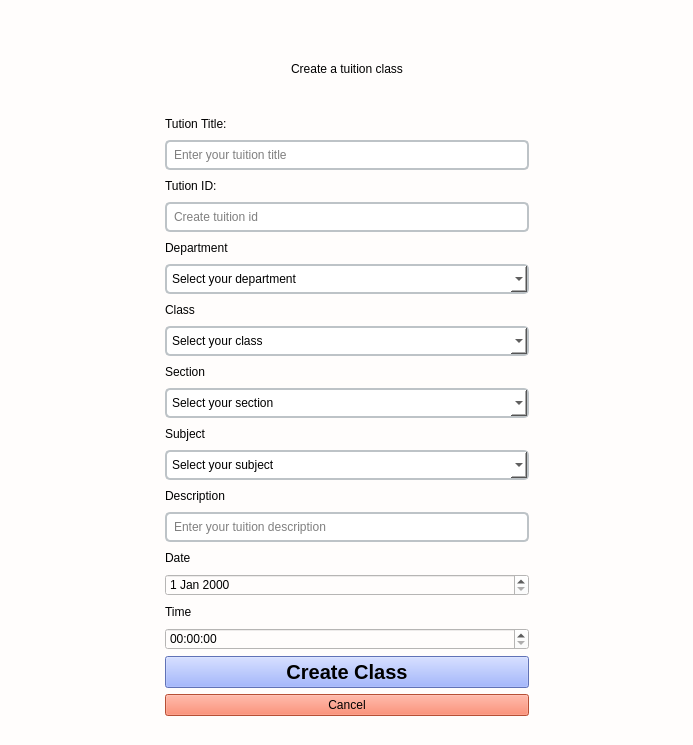
<?xml version="1.0" encoding="UTF-8"?>
<ui version="4.0">
 <class>td_createclass</class>
 <widget class="QWidget" name="td_createclass">
  <property name="geometry">
   <rect>
    <x>0</x>
    <y>0</y>
    <width>693</width>
    <height>745</height>
   </rect>
  </property>
  <property name="windowTitle">
   <string>Form</string>
  </property>
  <property name="styleSheet">
   <string notr="true">background-color: rgb(255, 253, 252);
color: rgb(0, 0, 0);</string>
  </property>
  <layout class="QHBoxLayout" name="horizontalLayout">
   <item>
    <spacer name="horizontalSpacer">
     <property name="orientation">
      <enum>Qt::Orientation::Horizontal</enum>
     </property>
     <property name="sizeHint" stdset="0">
      <size>
       <width>40</width>
       <height>20</height>
      </size>
     </property>
    </spacer>
   </item>
   <item>
    <widget class="QWidget" name="widget_2" native="true">
     <property name="minimumSize">
      <size>
       <width>400</width>
       <height>600</height>
      </size>
     </property>
     <property name="styleSheet">
      <string notr="true">QLineEdit, QComboBox {
    border: 2px solid #bdc3c7;  
    border-radius: 5px;         
    padding: 5px;              
    background-color: #ffffff;   
    selection-background-color: #3498db;
}


QLineEdit:focus, QComboBox:focus {
    border: 2px solid #3498db;  
}</string>
     </property>
     <layout class="QVBoxLayout" name="verticalLayout_3">
      <item>
       <widget class="QWidget" name="verticalWidget" native="true">
        <property name="minimumSize">
         <size>
          <width>0</width>
          <height>400</height>
         </size>
        </property>
        <property name="styleSheet">
         <string notr="true">border color : black;
</string>
        </property>
        <layout class="QVBoxLayout" name="verticalLayout">
         <item>
          <widget class="QLabel" name="label">
           <property name="styleSheet">
            <string notr="true">font: 18pt &quot;Segoe UI&quot;;
color: rgb(206, 187, 255);
color: rgb(0, 0, 0);</string>
           </property>
           <property name="text">
            <string>Create a tuition class</string>
           </property>
           <property name="alignment">
            <set>Qt::AlignmentFlag::AlignCenter</set>
           </property>
          </widget>
         </item>
         <item>
          <widget class="QLabel" name="label_5">
           <property name="maximumSize">
            <size>
             <width>16777215</width>
             <height>20</height>
            </size>
           </property>
           <property name="styleSheet">
            <string notr="true">color: rgb(0, 0, 0);
border:none;
border-radius:50px;</string>
           </property>
           <property name="text">
            <string>Tution Title:</string>
           </property>
          </widget>
         </item>
         <item>
          <widget class="QLineEdit" name="createclass_tuitioname">
           <property name="styleSheet">
            <string notr="true">color: rgb(0, 0, 0);</string>
           </property>
           <property name="placeholderText">
            <string>Enter your tuition title</string>
           </property>
          </widget>
         </item>
         <item>
          <widget class="QLabel" name="label_12">
           <property name="maximumSize">
            <size>
             <width>16777215</width>
             <height>20</height>
            </size>
           </property>
           <property name="styleSheet">
            <string notr="true">color: rgb(0, 0, 0);
border:none;
border-radius:50px;</string>
           </property>
           <property name="text">
            <string>Tution ID:</string>
           </property>
          </widget>
         </item>
         <item>
          <widget class="QLineEdit" name="createclass_tuitionid">
           <property name="styleSheet">
            <string notr="true">color: rgb(0, 0, 0);</string>
           </property>
           <property name="placeholderText">
            <string>Create tuition id</string>
           </property>
          </widget>
         </item>
         <item>
          <widget class="QLabel" name="label_13">
           <property name="maximumSize">
            <size>
             <width>16777215</width>
             <height>20</height>
            </size>
           </property>
           <property name="styleSheet">
            <string notr="true">color: rgb(0, 0, 0);</string>
           </property>
           <property name="text">
            <string>Department</string>
           </property>
          </widget>
         </item>
         <item>
          <widget class="QComboBox" name="createclass_department">
           <property name="font">
            <font>
             <bold>false</bold>
            </font>
           </property>
           <property name="styleSheet">
            <string notr="true">color: rgb(0, 0, 0);</string>
           </property>
           <property name="placeholderText">
            <string>Select your department</string>
           </property>
           <item>
            <property name="text">
             <string>Science</string>
            </property>
           </item>
           <item>
            <property name="text">
             <string>Commerce</string>
            </property>
           </item>
          </widget>
         </item>
         <item>
          <widget class="QLabel" name="label_10">
           <property name="maximumSize">
            <size>
             <width>16777215</width>
             <height>20</height>
            </size>
           </property>
           <property name="styleSheet">
            <string notr="true">color: rgb(0, 0, 0);</string>
           </property>
           <property name="text">
            <string>Class</string>
           </property>
          </widget>
         </item>
         <item>
          <widget class="QComboBox" name="createclass_class">
           <property name="font">
            <font>
             <bold>false</bold>
            </font>
           </property>
           <property name="styleSheet">
            <string notr="true">color: rgb(0, 0, 0);</string>
           </property>
           <property name="placeholderText">
            <string>Select your class</string>
           </property>
           <item>
            <property name="text">
             <string>11</string>
            </property>
           </item>
           <item>
            <property name="text">
             <string>12</string>
            </property>
           </item>
          </widget>
         </item>
         <item>
          <widget class="QLabel" name="label_9">
           <property name="maximumSize">
            <size>
             <width>16777215</width>
             <height>20</height>
            </size>
           </property>
           <property name="styleSheet">
            <string notr="true">color: rgb(0, 0, 0);
border:none;
border-radius:50px;</string>
           </property>
           <property name="text">
            <string>Section</string>
           </property>
          </widget>
         </item>
         <item>
          <widget class="QComboBox" name="createclass_section">
           <property name="font">
            <font>
             <bold>false</bold>
            </font>
           </property>
           <property name="styleSheet">
            <string notr="true">color: rgb(0, 0, 0);</string>
           </property>
           <property name="placeholderText">
            <string>Select your section</string>
           </property>
           <item>
            <property name="text">
             <string>A</string>
            </property>
           </item>
           <item>
            <property name="text">
             <string>B</string>
            </property>
           </item>
          </widget>
         </item>
         <item>
          <widget class="QLabel" name="label_11">
           <property name="maximumSize">
            <size>
             <width>16777215</width>
             <height>20</height>
            </size>
           </property>
           <property name="styleSheet">
            <string notr="true">color: rgb(0, 0, 0);</string>
           </property>
           <property name="text">
            <string>Subject</string>
           </property>
          </widget>
         </item>
         <item>
          <widget class="QComboBox" name="createclass_subject">
           <property name="font">
            <font>
             <bold>false</bold>
            </font>
           </property>
           <property name="styleSheet">
            <string notr="true">color: rgb(0, 0, 0);</string>
           </property>
           <property name="placeholderText">
            <string>Select your subject</string>
           </property>
           <item>
            <property name="text">
             <string>Physics</string>
            </property>
           </item>
           <item>
            <property name="text">
             <string>Math</string>
            </property>
           </item>
           <item>
            <property name="text">
             <string>Chemistry</string>
            </property>
           </item>
           <item>
            <property name="text">
             <string>Biology</string>
            </property>
           </item>
           <item>
            <property name="text">
             <string>Account</string>
            </property>
           </item>
           <item>
            <property name="text">
             <string>Economics</string>
            </property>
           </item>
           <item>
            <property name="text">
             <string>Finance</string>
            </property>
           </item>
           <item>
            <property name="text">
             <string>Business</string>
            </property>
           </item>
          </widget>
         </item>
         <item>
          <widget class="QLabel" name="label_6">
           <property name="maximumSize">
            <size>
             <width>16777215</width>
             <height>20</height>
            </size>
           </property>
           <property name="styleSheet">
            <string notr="true">color: rgb(0, 0, 0);</string>
           </property>
           <property name="text">
            <string>Description</string>
           </property>
          </widget>
         </item>
         <item>
          <widget class="QLineEdit" name="createclass_description">
           <property name="styleSheet">
            <string notr="true">color: rgb(0, 0, 0);</string>
           </property>
           <property name="placeholderText">
            <string>Enter your tuition description</string>
           </property>
          </widget>
         </item>
         <item>
          <widget class="QLabel" name="label_7">
           <property name="maximumSize">
            <size>
             <width>16777215</width>
             <height>20</height>
            </size>
           </property>
           <property name="styleSheet">
            <string notr="true">color: rgb(0, 0, 0);</string>
           </property>
           <property name="text">
            <string>Date</string>
           </property>
          </widget>
         </item>
         <item>
          <widget class="QDateEdit" name="dateEdit">
           <property name="styleSheet">
            <string notr="true">color: rgb(0, 0, 0);</string>
           </property>
          </widget>
         </item>
         <item>
          <widget class="QLabel" name="label_8">
           <property name="maximumSize">
            <size>
             <width>16777215</width>
             <height>20</height>
            </size>
           </property>
           <property name="styleSheet">
            <string notr="true">color: rgb(0, 0, 0);</string>
           </property>
           <property name="text">
            <string>Time</string>
           </property>
          </widget>
         </item>
         <item>
          <widget class="QTimeEdit" name="timeEdit">
           <property name="styleSheet">
            <string notr="true">color: rgb(0, 0, 0);</string>
           </property>
          </widget>
         </item>
         <item>
          <widget class="QPushButton" name="createclassbutton">
           <property name="font">
            <font>
             <pointsize>15</pointsize>
             <bold>true</bold>
            </font>
           </property>
           <property name="styleSheet">
            <string notr="true">
background-color: rgb(134, 160, 255);
color: rgb(0, 0, 0);</string>
           </property>
           <property name="text">
            <string>Create Class</string>
           </property>
           <property name="autoDefault">
            <bool>true</bool>
           </property>
          </widget>
         </item>
         <item>
          <widget class="QPushButton" name="cancel_button">
           <property name="styleSheet">
            <string notr="true">
background-color: rgb(255, 110, 74);
color: rgb(0, 0, 0);</string>
           </property>
           <property name="text">
            <string>Cancel</string>
           </property>
          </widget>
         </item>
        </layout>
       </widget>
      </item>
     </layout>
    </widget>
   </item>
   <item>
    <spacer name="horizontalSpacer_2">
     <property name="orientation">
      <enum>Qt::Orientation::Horizontal</enum>
     </property>
     <property name="sizeHint" stdset="0">
      <size>
       <width>40</width>
       <height>20</height>
      </size>
     </property>
    </spacer>
   </item>
  </layout>
 </widget>
 <resources/>
 <connections/>
</ui>
